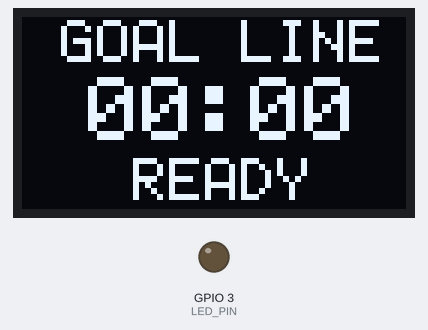
Bench run of a sketch on a simulated ESP32. On the bench: 128×64 one-colour display, output pins drawn as LEDs (lit = HIGH). Wiring (inferred from the names in the program): SSD1306 OLED at I2C address 0x3C. What the sketch prints to the serial monitor is not drawn.

Above: at 0.5 s.

The sketch:

WristUnit.ino
```cpp
#include <esp_now.h>
#include <esp_wifi.h>
#include <WiFi.h>
#include <WebServer.h>
#include <Wire.h>
#include <esp_arduino_version.h>

constexpr uint8_t SDA_PIN=4,SCL_PIN=5,LED_PIN=3,CHANNEL=1;
const char *SSID="GOAL-LINE-REFEREE",*PASSWORD="GoalLine2026";
uint8_t postMac[]={0xF4,0x2D,0xC9,0x70,0x70,0xB0};
enum Type:uint8_t{PKT_STATUS=1,COMMAND=2,ACK=3};
enum State:uint8_t{READY,ACTIVE,PAUSED,STOPPED};
enum Cmd:uint8_t{START=1,PAUSE,RESUME,RESET,CLEAR,END};
struct __attribute__((packed)) Packet{uint8_t type,command,mask,count;uint32_t sequence,timestamp;};
WebServer server(80);
uint8_t oledAddress=0x3C; bool oledPresent=false;
const uint8_t font[][5]={{0x3E,0x51,0x49,0x45,0x3E},{0,0x42,0x7F,0x40,0},{0x42,0x61,0x51,0x49,0x46},{0x21,0x41,0x45,0x4B,0x31},{0x18,0x14,0x12,0x7F,0x10},{0x27,0x45,0x45,0x45,0x39},{0x3C,0x4A,0x49,0x49,0x30},{1,0x71,9,5,3},{0x36,0x49,0x49,0x49,0x36},{6,0x49,0x49,0x29,0x1E},{0x7E,0x11,0x11,0x11,0x7E},{0x7F,0x49,0x49,0x49,0x36},{0x3E,0x41,0x41,0x41,0x22},{0x7F,0x41,0x41,0x22,0x1C},{0x7F,0x49,0x49,0x49,0x41},{0x7F,9,9,9,1},{0x3E,0x41,0x49,0x49,0x7A},{0x7F,8,8,8,0x7F},{0,0x41,0x7F,0x41,0},{0x20,0x40,0x41,0x3F,1},{0x7F,8,0x14,0x22,0x41},{0x7F,0x40,0x40,0x40,0x40},{0x7F,2,0x0C,2,0x7F},{0x7F,4,8,0x10,0x7F},{0x3E,0x41,0x41,0x41,0x3E},{0x7F,9,9,9,6},{0x3E,0x41,0x51,0x21,0x5E},{0x7F,9,0x19,0x29,0x46},{0x46,0x49,0x49,0x49,0x31},{1,1,0x7F,1,1},{0x3F,0x40,0x40,0x40,0x3F},{0x1F,0x20,0x40,0x20,0x1F},{0x3F,0x40,0x38,0x40,0x3F},{0x63,0x14,8,0x14,0x63},{7,8,0x70,8,7},{0x61,0x51,0x49,0x45,0x43}};
Packet inbox={}; volatile bool pending=false;
State state=READY; bool alert=false; uint8_t alertCount=0;
uint32_t elapsed=0,started=0,lastPost=0,lastSequence=0,goals=0,varChecks=0,lastStateSync=0;

uint32_t matchMs(){return elapsed+(state==ACTIVE?millis()-started:0);}
void clockText(char *s){uint32_t t=matchMs()/1000;sprintf(s,"%02lu:%02lu",(unsigned long)(t/60),(unsigned long)(t%60));}
uint8_t glyph(char c){if(c>='0'&&c<='9')return c-'0';if(c>='A'&&c<='Z')return 10+c-'A';if(c==':')return 36;return 255;}
void command(uint8_t c){Wire.beginTransmission(oledAddress);Wire.write(0);Wire.write(c);Wire.endTransmission();}
void oledInit(){const uint8_t s[]={0xAE,0xD5,0x80,0xA8,0x3F,0xD3,0,0x40,0xAD,0x8B,0xA1,0xC8,0xDA,0x12,0x81,0x7F,0xD9,0x22,0xDB,0x35,0xA4,0xA6,0xAF};for(uint8_t c:s)command(c);}
uint8_t frame[1024]={};
void pixel(uint8_t x,uint8_t y){if(x<128&&y<64)frame[(y/8)*128+x]|=1u<<(y%8);}
void largeText(const char*s,uint8_t y,uint8_t scale){
  size_t n=strlen(s);int x=(128-(int(n)*6-1)*scale)/2;
  for(size_t i=0;i<n;i++){
    uint8_t g=glyph(s[i]);
    if(g!=255)for(uint8_t col=0;col<5;col++)for(uint8_t row=0;row<7;row++){
      uint8_t bits=g==36?(col==1||col==2?0x36:0):font[g][col];
      if(bits&(1u<<row))for(uint8_t dx=0;dx<scale;dx++)for(uint8_t dy=0;dy<scale;dy++)pixel(x+col*scale+dx,y+row*scale+dy);
    }
    x+=6*scale;
  }
}
void showFrame(){
  static uint8_t sent[1024]={};static bool first=true;
  for(uint8_t page=0;page<8;page++)for(uint8_t block=0;block<8;block++){
    uint16_t at=page*128+block*16;
    if(!first&&memcmp(frame+at,sent+at,16)==0)continue;
    uint8_t column=2+block*16;
    Wire.beginTransmission(oledAddress);Wire.write(0);Wire.write(0xB0|page);Wire.write(column&15);Wire.write(0x10|(column>>4));Wire.endTransmission();
    Wire.beginTransmission(oledAddress);Wire.write(0x40);Wire.write(frame+at,16);Wire.endTransmission();
    memcpy(sent+at,frame+at,16);
  }
  first=false;
}
void draw(){
  static uint32_t last=0;if(!oledPresent||millis()-last<100)return;last=millis();
  memset(frame,0,sizeof(frame));char timer[12];clockText(timer);
  if(alert){
    if(alertCount==1){largeText("GOAL",8,4);largeText(timer,45,2);}
    else{largeText("CHECK",5,3);largeText("VAR",33,4);}
  }else{
    largeText("GOAL LINE",1,2);largeText(timer,20,3);
    const char*label=state==ACTIVE?"PLAY":state==PAUSED?"PAUSED":state==STOPPED?"ENDED":"READY";
    if(state!=PAUSED||(millis()/500)%2==0)largeText(label,47,2);
  }
  showFrame();
}
void addPeer(){if(esp_now_is_peer_exist(postMac))return;esp_now_peer_info_t p={};memcpy(p.peer_addr,postMac,6);p.channel=CHANNEL;esp_now_add_peer(&p);}
void sendCmd(Cmd c){addPeer();Packet p={};p.type=COMMAND;p.command=c;p.timestamp=millis();esp_now_send(postMac,(uint8_t*)&p,sizeof(p));}
void syncPostState(){Cmd c=state==ACTIVE?RESUME:state==PAUSED?PAUSE:state==STOPPED?END:RESET;sendCmd(c);}
void apply(Cmd c){if(c==START){elapsed=0;started=millis();state=ACTIVE;alert=false;}else if(c==PAUSE&&state==ACTIVE){elapsed=matchMs();state=PAUSED;}else if(c==RESUME&&state==PAUSED){started=millis();state=ACTIVE;}else if(c==RESET){elapsed=0;started=millis();state=READY;alert=false;goals=varChecks=0;}else if(c==CLEAR)alert=false;else if(c==END){if(state==ACTIVE)elapsed=matchMs();state=STOPPED;alert=false;}sendCmd(c);}
void receivePacket(const uint8_t*sender,const uint8_t*d,int n){if(n!=(int)sizeof(Packet)||memcmp(sender,postMac,6)!=0)return;Packet p;memcpy(&p,d,n);if(p.type!=PKT_STATUS)return;inbox=p;pending=true;Packet a={};a.type=ACK;a.sequence=p.sequence;esp_now_send(sender,(uint8_t*)&a,sizeof(a));}
#if ESP_ARDUINO_VERSION_MAJOR >= 3
void receive(const esp_now_recv_info*i,const uint8_t*d,int n){receivePacket(i->src_addr,d,n);}
#else
void receive(const uint8_t*sender,const uint8_t*d,int n){receivePacket(sender,d,n);}
#endif
String stateName(){return state==ACTIVE?"ACTIVE":state==PAUSED?"PAUSED":state==STOPPED?"STOPPED":"READY";}
String json(){char t[12];clockText(t);String s="{\"state\":\""+stateName()+"\",\"time\":\""+String(t)+"\",\"alert\":\""+String(alert?(alertCount==1?"GOAL":"CHECK VAR"):"")+"\"";s+=",\"blocked\":"+String(alert?alertCount:0)+",\"postOnline\":"+String(lastPost&&millis()-lastPost<3500?"true":"false")+",\"goals\":"+String(goals)+",\"varChecks\":"+String(varChecks)+"}";return s;}
void action(){String a=server.arg("do");if(a=="start")apply(START);else if(a=="pause")apply(PAUSE);else if(a=="resume")apply(RESUME);else if(a=="reset")apply(RESET);else if(a=="clear")apply(CLEAR);else if(a=="end")apply(END);else if(a=="goal"){alert=true;alertCount=1;goals++;}else if(a=="var"){alert=true;alertCount=2;varChecks++;}server.send(200,"application/json",json());}
void root(){const char page[] PROGMEM=R"HTML(<!doctype html><html><head><meta name=viewport content="width=device-width,initial-scale=1"><title>Goal Line Referee</title><style>body{font-family:Arial;background:#07130b;color:#fff;padding:16px}.wrap{max-width:700px;margin:auto}.card{background:#132219;padding:16px;border-radius:14px;margin:12px 0}h1{color:#64dd72}.time{font-size:52px;font-weight:bold}.alert{font-size:34px;color:#ffd740}.grid{display:grid;grid-template-columns:1fr 1fr;gap:10px}button{padding:15px;border:0;border-radius:10px;font-weight:bold;font-size:16px;background:#42b952;color:white}.danger{background:#d84343}.muted{color:#b7c7bb}img{width:100%;min-height:180px;background:#000;border-radius:10px}</style></head><body><div class=wrap><h1>Goal Line Referee</h1><div class=card><div id=s>READY</div><div class=time id=t>00:00</div><div class=alert id=a></div><div class=muted id=l>Goal post waiting...</div></div><div class="card grid"><button onclick="go('start')">Start Match</button><button onclick="go('pause')">Pause</button><button onclick="go('resume')">Resume</button><button onclick="go('clear')">Clear Alert</button><button onclick="go('goal')">Manual Goal</button><button onclick="go('var')">Check VAR</button><button class=danger onclick="go('reset')">Reset</button><button class=danger onclick="go('end')">End Match</button></div><div class=card><h2>Goal Post Camera</h2><img id=v alt="Live video starts during an active match"><p class=muted id=vs>Waiting for ACTIVE match</p><p class=muted>Camera address: 192.168.4.2</p></div></div><script>
let live=false,retry=0;function startVideo(){if(!live)return;clearTimeout(retry);vs.textContent='Connecting live video...';v.src='http://192.168.4.2:81/stream?t='+Date.now()}function stopVideo(){clearTimeout(retry);v.removeAttribute('src');vs.textContent='Waiting for ACTIVE match'}v.onload=()=>{if(live)vs.textContent='LIVE'};v.onerror=()=>{v.removeAttribute('src');if(live){vs.textContent='Reconnecting camera...';retry=setTimeout(startVideo,1500)}};
async function go(x){await fetch('/action?do='+x,{method:'POST'});up()}async function up(){let x=await(await fetch('/status',{cache:'no-store'})).json();s.textContent=x.state;t.textContent=x.time;a.textContent=x.alert;l.textContent=x.postOnline?'Goal post connected':'Goal post offline';let next=x.state==='ACTIVE';if(next&&!live){live=true;startVideo()}else if(!next&&live){live=false;stopVideo()}}setInterval(up,500);up();
</script></body></html>)HTML";server.send_P(200,"text/html",page);}
void setup(){Serial.begin(115200);delay(300);Serial.println("Wrist unit starting");pinMode(LED_PIN,OUTPUT);Wire.begin(SDA_PIN,SCL_PIN);Wire.setClock(100000);oledPresent=false;for(uint8_t a=0x3C;a<=0x3D;a++){Wire.beginTransmission(a);if(Wire.endTransmission()==0){oledAddress=a;oledPresent=true;break;}}if(oledPresent){oledInit();draw();Serial.printf("OLED found at 0x%02X\n",oledAddress);}else Serial.println("OLED not found at 0x3C or 0x3D");WiFi.mode(WIFI_AP_STA);bool apReady=WiFi.softAP(SSID,PASSWORD,CHANNEL,false,4);esp_wifi_set_channel(CHANNEL,WIFI_SECOND_CHAN_NONE);Serial.printf("Wrist STA MAC: %s; AP: %s\n",WiFi.macAddress().c_str(),apReady?"ready":"FAILED");if(esp_now_init()==ESP_OK){esp_now_register_recv_cb(receive);addPeer();Serial.println("ESP-NOW ready");}else Serial.println("ESP-NOW FAILED");server.on("/",HTTP_GET,root);server.on("/status",HTTP_GET,[]{server.send(200,"application/json",json());});server.on("/action",HTTP_POST,action);server.begin();Serial.printf("Phone: %s / %s / http://192.168.4.1\n",SSID,PASSWORD);}
void loop(){server.handleClient();if(pending){Packet p=inbox;pending=false;lastPost=millis();if(state==ACTIVE&&p.count&&p.sequence!=lastSequence){lastSequence=p.sequence;alert=true;alertCount=p.count;if(p.count==1)goals++;else varChecks++;}}if(millis()-lastStateSync>=2000){lastStateSync=millis();syncPostState();}digitalWrite(LED_PIN,alert);draw();delay(2);}
```
